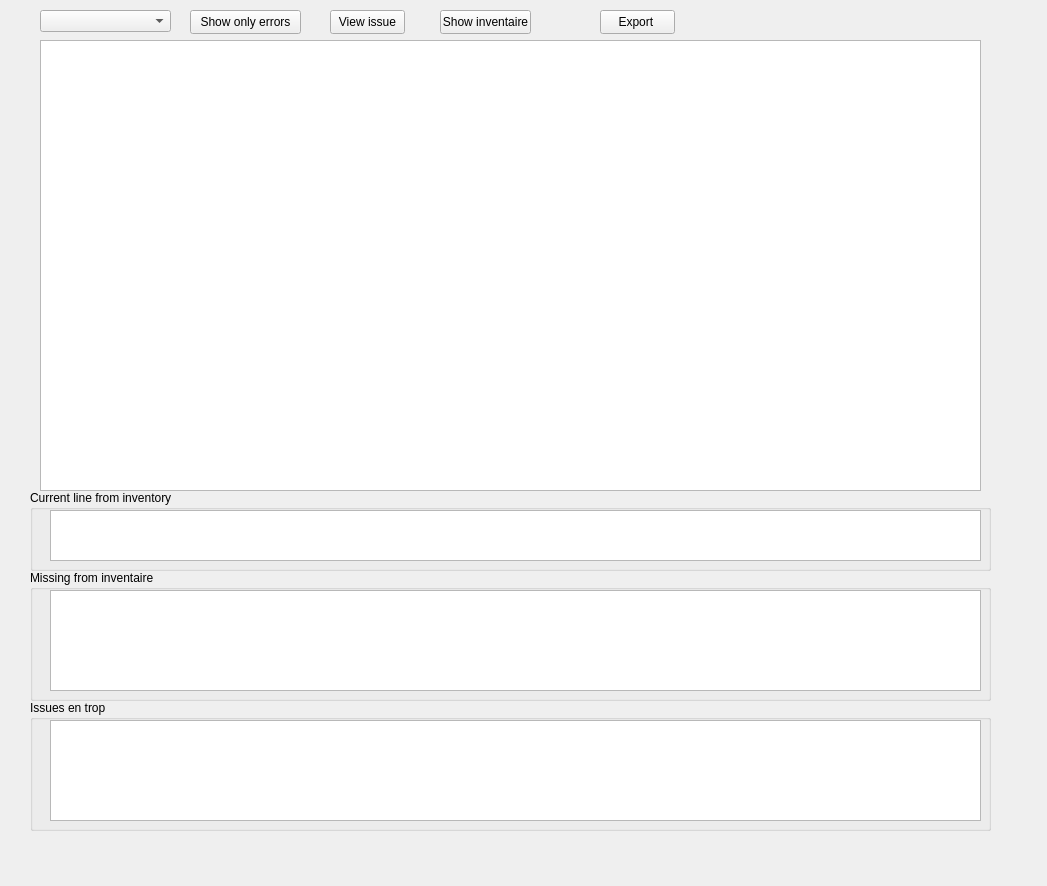
<?xml version="1.0" encoding="UTF-8"?>
<ui version="4.0">
 <class>w_inventaire</class>
 <widget class="QWidget" name="w_inventaire">
  <property name="geometry">
   <rect>
    <x>0</x>
    <y>0</y>
    <width>1047</width>
    <height>886</height>
   </rect>
  </property>
  <property name="focusPolicy">
   <enum>Qt::WheelFocus</enum>
  </property>
  <property name="windowTitle">
   <string>w_inventaire</string>
  </property>
  <widget class="QTableWidget" name="table">
   <property name="enabled">
    <bool>true</bool>
   </property>
   <property name="geometry">
    <rect>
     <x>40</x>
     <y>40</y>
     <width>941</width>
     <height>451</height>
    </rect>
   </property>
   <property name="focusPolicy">
    <enum>Qt::WheelFocus</enum>
   </property>
   <property name="selectionMode">
    <enum>QAbstractItemView::SingleSelection</enum>
   </property>
   <property name="selectionBehavior">
    <enum>QAbstractItemView::SelectRows</enum>
   </property>
  </widget>
  <widget class="QPushButton" name="btnViewIssue">
   <property name="geometry">
    <rect>
     <x>330</x>
     <y>10</y>
     <width>75</width>
     <height>24</height>
    </rect>
   </property>
   <property name="text">
    <string>View issue</string>
   </property>
  </widget>
  <widget class="QPushButton" name="btnInventaire">
   <property name="geometry">
    <rect>
     <x>440</x>
     <y>10</y>
     <width>91</width>
     <height>24</height>
    </rect>
   </property>
   <property name="text">
    <string>Show inventaire</string>
   </property>
  </widget>
  <widget class="QComboBox" name="comboYear">
   <property name="geometry">
    <rect>
     <x>40</x>
     <y>10</y>
     <width>131</width>
     <height>22</height>
    </rect>
   </property>
  </widget>
  <widget class="QPushButton" name="btnExport">
   <property name="geometry">
    <rect>
     <x>600</x>
     <y>10</y>
     <width>75</width>
     <height>24</height>
    </rect>
   </property>
   <property name="text">
    <string>Export </string>
   </property>
  </widget>
  <widget class="QGroupBox" name="groupBox">
   <property name="geometry">
    <rect>
     <x>30</x>
     <y>490</y>
     <width>961</width>
     <height>81</height>
    </rect>
   </property>
   <property name="title">
    <string>Current line from inventory</string>
   </property>
   <widget class="QTableWidget" name="tableClickMissing">
    <property name="geometry">
     <rect>
      <x>20</x>
      <y>20</y>
      <width>931</width>
      <height>51</height>
     </rect>
    </property>
   </widget>
  </widget>
  <widget class="QGroupBox" name="groupBox_2">
   <property name="geometry">
    <rect>
     <x>30</x>
     <y>700</y>
     <width>961</width>
     <height>131</height>
    </rect>
   </property>
   <property name="title">
    <string>Issues en trop</string>
   </property>
   <widget class="QTableWidget" name="tableEnTrop">
    <property name="geometry">
     <rect>
      <x>20</x>
      <y>20</y>
      <width>931</width>
      <height>101</height>
     </rect>
    </property>
   </widget>
  </widget>
  <widget class="QGroupBox" name="groupBox_3">
   <property name="geometry">
    <rect>
     <x>30</x>
     <y>570</y>
     <width>961</width>
     <height>131</height>
    </rect>
   </property>
   <property name="title">
    <string>Missing from inventaire</string>
   </property>
   <widget class="QTableWidget" name="tableMissingInventaire">
    <property name="geometry">
     <rect>
      <x>20</x>
      <y>20</y>
      <width>931</width>
      <height>101</height>
     </rect>
    </property>
   </widget>
  </widget>
  <widget class="QPushButton" name="btnShowErrors">
   <property name="geometry">
    <rect>
     <x>190</x>
     <y>10</y>
     <width>111</width>
     <height>24</height>
    </rect>
   </property>
   <property name="text">
    <string>Show only errors</string>
   </property>
  </widget>
 </widget>
 <layoutdefault spacing="6" margin="11"/>
 <resources/>
 <connections/>
</ui>
